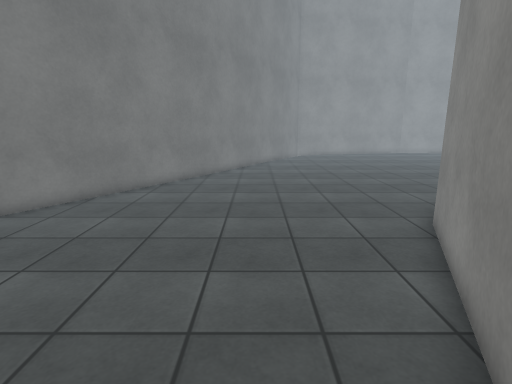
view 1 (above)

15 first-person views from a walk through a Unity game level. The camera is 1.5 m above the floor, tilts 12° down and sees 80° across. The floor is counted in squares, 0.5 m on a side. Each view is taken from the middle of a square. On the plan, view 1 faces up. The plan holds only what a view shows up to about 20 squares ahead; the rest is blank. The place goes on beyond the plan. Some animated figures are left out. Surface patterns are stand-ins for the level's own textures.

view 2
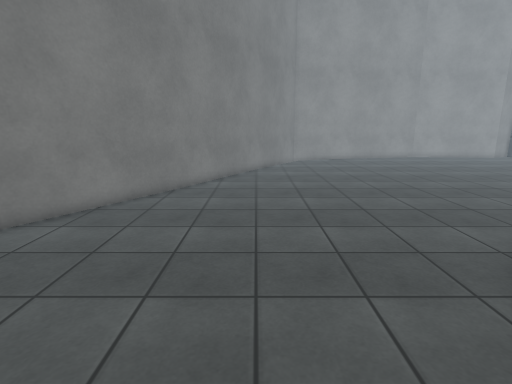

view 3
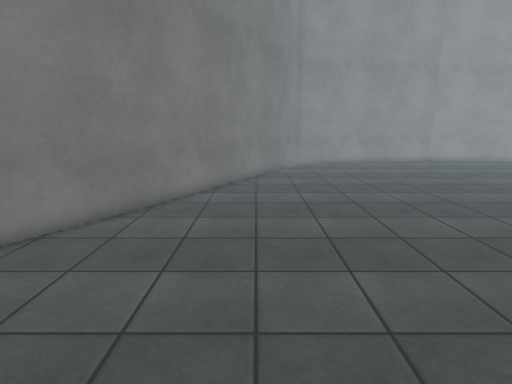

view 4
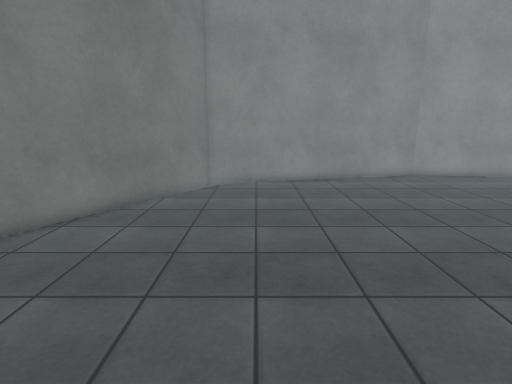

view 5
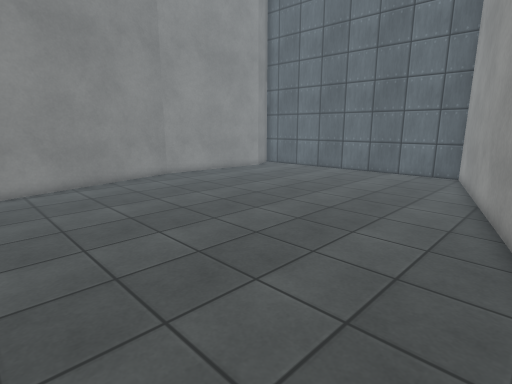

view 6
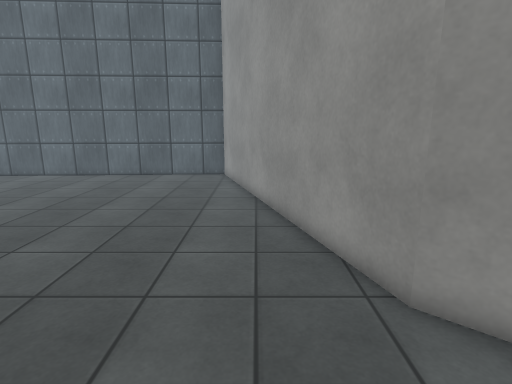

view 7
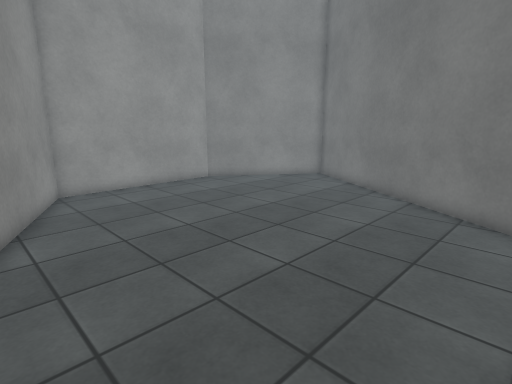

view 8
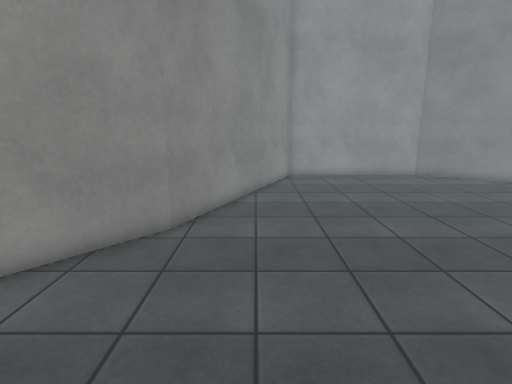

view 9
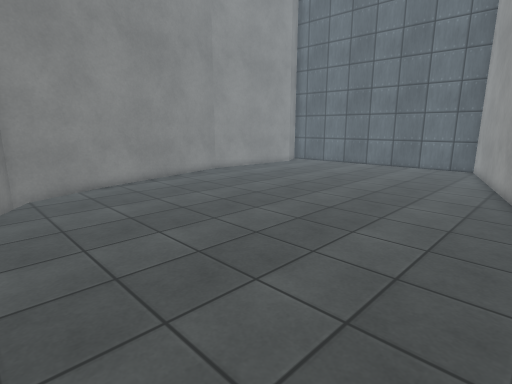

view 10
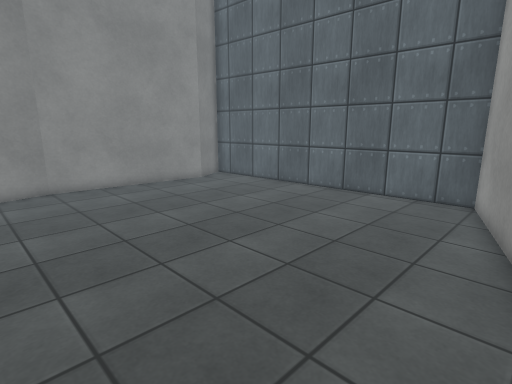

view 11
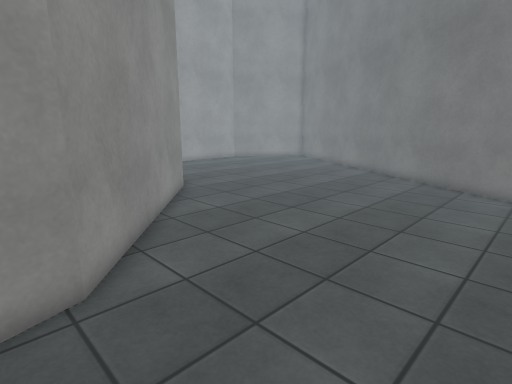

view 12
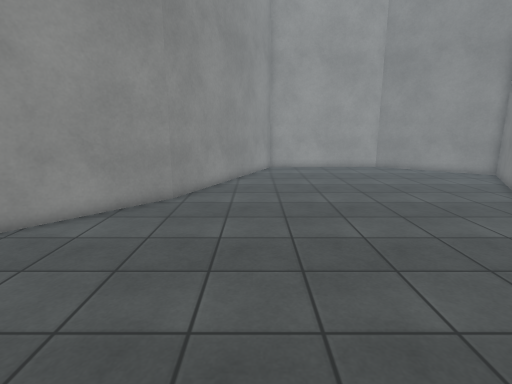

view 13
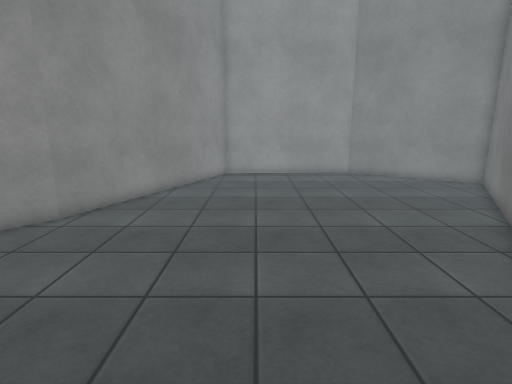

view 14
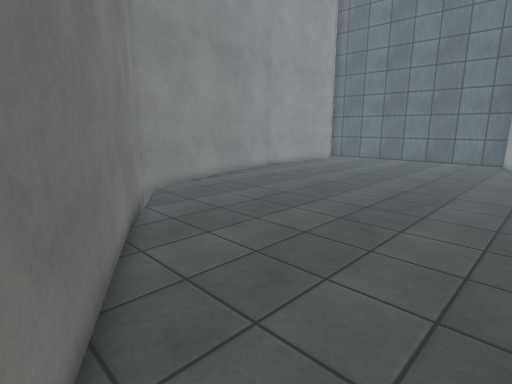

view 15
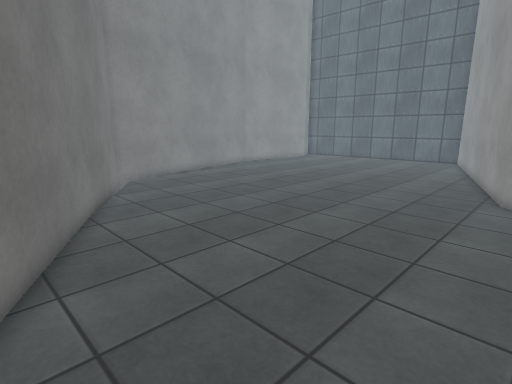

### Floor plan
Points are (right, up) in squares from view 1. A wall is a line through its corners. A room is listed if a view was taken in it or the views show most of it. See-through windows are left out.
Room 1 (views 1, 2, 3, 4, 5, 6, 7, 8, 9, 10, 11, 12, 13, 14, 15)
walls: (5.5, 9.2) (12.7, 17.4) (27.7, 22) (27, 36.1); (-3.3, 19.2) (-13.3, 2.8) (-7.2, -1.5) (0.9, -1.1) (5.6, 9.3); (26.6, 36.4) (24.8, 35.5) (17, 36.2) (4.5, 33.4) (-3.3, 19.1)

Positions as (right, up) in squares from view 1, and headings:
1: (0, 0), facing up
2: (1, 5), facing up
3: (1, 8), facing up
4: (7, 17), facing up
5: (7, 18), facing up-right
6: (8, 20), facing right
7: (4, 14), facing down-left
8: (3, 18), facing down
9: (3, 18), facing up-right
10: (14, 20), facing up-right
11: (14, 23), facing down-left
12: (2, 22), facing down
13: (-1, 19), facing down
14: (-2, 19), facing up-right
15: (-2, 16), facing up-right
